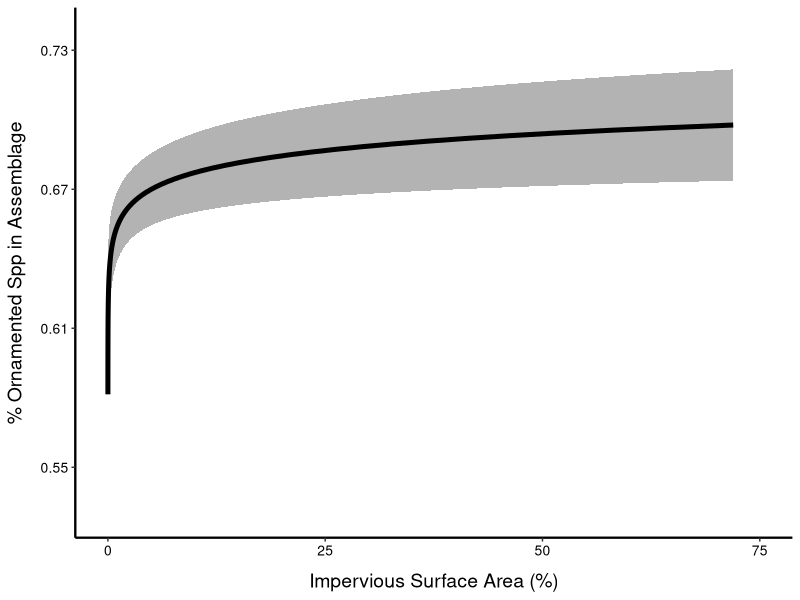

Generate this figure with R: (Note: this script raises an error after producing the figure.)
library(car)
library(ggplot2)
library(MASS)
library(ggplot2)
library(viridis)


## file with predicted valuees for impervious surface, heating, agricultural land cover, and historic temp. The spatially informed models can take multiple hours to run depending on computational power, so separate files with model outputs were created to facilitate figure design
imp.fit.dat <- read.csv('ss.ext.assemb.imperv.model.csv')
warm.fit.dat <- read.csv('ss.ext.assemb.warming.model.csv')
ag.fit.dat <- read.csv('ss.ext.assemb.ag.model.csv')
hist.fit.dat <- read.csv('ss.ext.assemb.hist.model.csv')

## raw data for density plots
mw <- read.csv('assemblage.comp.csv')
mw.eff <- subset(mw, effort >4)



### Figure 3c - impervious surface

# middle panel
bgrd01 =
theme(axis.text = element_text(color="Black"),
axis.title.x = element_text(face = "plain", size = 14, margin = margin(t = 10)), 
axis.text.x = element_text(size = 10),
axis.title.y = element_text(face = "plain", size = 14, margin = margin(r = 10)), 
axis.text.y = element_text(size = 10),
panel.background = element_rect(fill = "White"),
panel.grid.minor=element_blank(), panel.grid.major=element_blank(),
axis.line.x = element_line(linetype = 'solid', color = 'black', size = 0.8),
axis.line.y = element_line(linetype = 'solid', color = 'black', size = 0.8),
legend.key = element_rect(fill = 'white')) 

summary(imp.fit.dat$imperv)
imperv.plot <-
ggplot() +
geom_ribbon(data = imp.fit.dat, aes(x = imperv, ymax = upper.CI, ymin = lower.CI), alpha = 0.3, fill = 'black', linetype = 0) +
geom_line(data = imp.fit.dat, aes(x = imperv, y = fitted.prop), color = 'black', linetype = 1, size = 1.7) +
scale_y_continuous(breaks = c(0.55, 0.61, 0.67, 0.73)) +
scale_x_continuous(breaks = c(0,25,50,75), limits = c(0, 75)) +
  coord_cartesian(ylim = c(0.53, 0.738)) +
labs(x = 'Impervious Surface Area (%)', y = '% Ornamented Spp in Assemblage') +
bgrd01
imperv.plot

## top panel
imperv.dens.plot <-
ggplot(data = mw.eff, aes(x = impervious_percent, y = ..scaled..)) +
geom_density(fill = 'black', alpha = 0.3) +
scale_y_continuous(breaks = c(0, 0.33, 0.66, 0.99)) +
  scale_x_continuous(breaks = c(0,25,50,75), limits = c(0, 75)) +
  ylab(label = "Rel. Freq.") +
   bgrd01 + 
  theme(legend.position = "none", axis.title.x = element_blank())

imperv_plots <- plot_grid(imperv.dens.plot, imperv.plot, ncol = 1, nrow = 2, rel_heights = c(0.3,0.7), align = "h")
imperv_plots
pdf('imperv_plots.pdf', height = 5, width = 4)
print(imperv_plots)
dev.off()
svg('imperv_plots.svg', height = 5, width = 4)
print(imperv_plots)
dev.off()




## figure 3a - historical temp



## middle panel
clim.temp.plot <-
ggplot(data = hist.fit.dat) +
geom_ribbon(aes(x = temp, ymax = upper.CI, ymin = lower.CI), alpha = 0.3, fill = 'purple', linetype = 0) +
geom_line(aes(x = temp, y = fitted.prop), color = 'purple', linetype = 1, size = 1.7) +
scale_y_continuous(breaks = c(0.55, 0.61, 0.67, 0.73)) +
scale_x_continuous(breaks = c(12, 14, 16,18,20,22, 24)) +
coord_cartesian(ylim = c(0.53, 0.738)) +
labs(x = 'Historical Max Temperature (°C)', y = '% Ornamented Spp in Assemblage') +
bgrd01
clim.temp.plot

clim.dens.plot <- 
ggplot(data = mw.eff, aes(x = avmaxt_61to65, y = ..scaled..)) +
geom_density(color = 'purple', fill = 'purple', alpha = 0.3) +
scale_y_continuous(breaks = c(0, 0.33, 0.66, 0.99)) +
scale_x_continuous(breaks = c(12, 14, 16,18,20,22, 24)) +
  ylab(label = "Rel. Freq.") +
  bgrd01 +
  theme(legend.position = "none", axis.title.x = element_blank())
clim.dens.plot

clim_max_plots <- plot_grid(clim.dens.plot , clim.temp.plot, ncol = 1, nrow = 2, rel_heights = c(0.3,0.7), align = "h")
clim_max_plots
pdf('clim_max_plots.pdf', height = 5, width = 4)
print(clim_max_plots)
dev.off()
svg('clim_max_plots.svg', height = 5, width = 4)
print(clim_max_plots)
dev.off()




## Figure 3b - warming


#middle panel
warm.plot <-
ggplot(data = warm.fit.dat) +
geom_ribbon(aes(x = warm, ymax = upper.CI, ymin = lower.CI), alpha = 0.3, fill = 'red4', linetype = 0) +
geom_line(aes(x = warm, y = fitted.prop), color = 'red4', linetype = 1, size = 1.7) +
scale_y_continuous(breaks = c(0.55, 0.61, 0.67, 0.73)) +
scale_x_continuous(breaks = c(0, 0.55, 1.10)) +
coord_cartesian(ylim = c(0.53, 0.738)) +
labs(x = 'Change in Max Temperature (°C)', y = '% Ornamented Spp in Assemblage') +
bgrd01
warm.plot 

# top panel
warm.dens.plot <- 
ggplot(data = mw.eff, aes(x = change_maxt, y = ..scaled..)) +
geom_density(color = 'red4', fill = 'red4', alpha = 0.3) +
scale_y_continuous(breaks = c(0, 0.33, 0.66, 0.99)) +
scale_x_continuous(breaks = c(0, 0.55, 1.10)) +
  ylab(label = "Rel. Freq.") +
  bgrd01 +
  theme(legend.position = "none", axis.title.x = element_blank())


warm_plots <- plot_grid(warm.dens.plot , warm.plot, ncol = 1, nrow = 2, rel_heights = c(0.3,0.7), align = "h")
warm_plots
pdf('warm_plots.pdf', height = 5, width = 4)
print(warm_plots)
dev.off()
svg('warm_plots.svg', height = 5, width = 4)
print(warm_plots)
dev.off()


##### Figure 3d - agricultural land area

#middle panel
ag.plot <-
  ggplot(data = ag.fit.dat) +
  geom_ribbon(aes(x = ag, ymax = upper.CI, ymin = lower.CI), alpha = 0.3, fill = 'forestgreen', linetype = 0) +
  geom_line(aes(x = ag, y = fitted.prop), color = 'forestgreen', linetype = 1, size = 1.7) +
  scale_y_continuous(breaks = c(0.55, 0.61, 0.67, 0.73))+
  scale_x_continuous(breaks = c(0,30,60,90), limits = c(0, 96)) +
  coord_cartesian(ylim = c(0.53, 0.738)) +
  labs(x = 'Agricultural Land Area (%)', y = '% Ornamented Spp in Assemblage') +
  bgrd01
ag.plot

# top panel
ag.dens.plot <- 
  ggplot(data = mw.eff, aes(x = agricul*100, y = ..scaled..)) +
  geom_density(color = 'forestgreen', fill = 'forestgreen', alpha = 0.3) +
  scale_y_continuous(breaks = c(0, 0.33, 0.66, 0.99)) +
  scale_x_continuous(breaks = c(0,30,60,90), limits = c(0, 96)) +
  ylab(label = "Rel. Freq.") +
  bgrd01 + 
  theme(legend.position = "none", axis.title.x = element_blank())

ag.dens.plot

ag_plots <- plot_grid(ag.dens.plot, ag.plot, ncol = 1, nrow = 2, rel_heights = c(0.3,0.7), align = "h")
ag_plots
pdf('ag_plots.pdf', height = 5, width = 4)
print(ag_plots)
dev.off()
svg('ag_plots.svg', height = 5, width = 4)
print(ag_plots)
dev.off()



